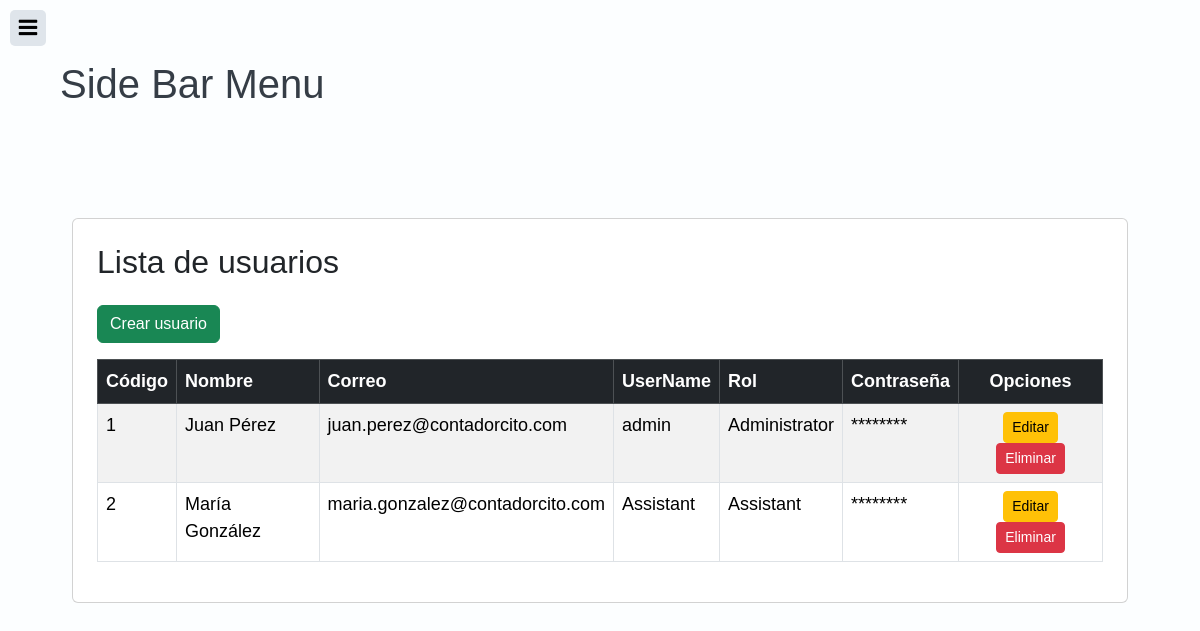
/views/user/user.php (signed in), run on the app's committed database.
### tables this page shows
CREATE TABLE users (
    user_id INT AUTO_INCREMENT PRIMARY KEY,
    name VARCHAR(100) NOT NULL,
    username VARCHAR(50) UNIQUE NOT NULL,
    password VARCHAR(255) NOT NULL,
    role ENUM('Administrator', 'Assistant') NOT NULL,
    email VARCHAR(100)
);

### controllers/UserController.php (called while the page is built, shortened)
<?php
require_once(dirname(__FILE__) . "/../config/config.php");
require_once(dirname(__FILE__) . "/../models/UserModel.php");
class UserController
{
    private $user;
    public function __construct()
    {
        $database = new Database();
        $this->db = $database->getConnection();
        $this->user = new UserModel($this->db);
    }
    public function index()
    {
        $result = $this->user->getAll();
        $users = $result->fetchAll(PDO::FETCH_ASSOC);
        include(dirname(__FILE__) . '/../views/user/index.php');
    }
}
?>

### config/config.php (called while the page is built, shortened)
<?php
class Database {
    private $host = "localhost";
    private $database = "ContadorcitoDB";
    private $user = "root";
    private $password = "123123";
    public function getConnection() {
        $this->conn = null;
        try {
            $this->conn = new PDO(
                "mysql:host=".$this->host.";dbname=".$this->database.";charset=utf8",
                $this->user,
                $this->password
            );
            $this->conn->setAttribute(PDO::ATTR_ERRMODE, PDO::ERRMODE_EXCEPTION);
        } catch(PDOException $ex) {
            error_log("Connection error: " . $ex->getMessage());
            die("Database connection failed.");
        }
        return $this->conn;
    }
}
?>

### models/UserModel.php (called while the page is built, shortened)
<?php
class UserModel {
    private $conn;
    private $table_name = "users";
    public function __construct($db) {
        $this->conn = $db;
    }
    public function getAll() {
        $query = "SELECT * FROM {$this->table_name}";
        $stmt = $this->conn->prepare($query);
        $stmt->execute();
        return $stmt;
    }
}
?>

### views/user/index.php (the view, shortened to what this page needs)
<?php
include '../template/header.php';
?>
<div class="container">
    <div class="card mt-5 p-4">
        <h2 class="mb-4">Lista de usuarios</h2>
        <div class="d-flex justify-content-between mb-3">
            <a href="?action=create" class="btn btn-success">Crear usuario</a>
        </div>
        <div class="table-responsive">
            <table id="genericTable" class="table table-striped table-bordered">
                <thead class="table-dark">
                    <tr>
                        <th scope="col">Código</th>
                        <th scope="col">Nombre</th>
                        <th scope="col">Correo</th>
                        <th scope="col">UserName</th>
                        <th scope="col">Rol</th>
                        <th scope="col">Contraseña</th>
                        <th scope="col" class="text-center">Opciones</th>
                    </tr>
                </thead>
                <tbody>
                    <?php foreach ($users as $user) : ?>
                        <tr>
                            <td><?= htmlspecialchars($user['user_id']); ?></td>
                            <td><?= htmlspecialchars($user['name']); ?></td>
                            <td><?= htmlspecialchars($user['email']); ?></td>
                            <td><?= htmlspecialchars($user['username']); ?></td>
                            <td><?= htmlspecialchars($user['role']); ?></td>
                            <td>
                                <span id="password-<?= $user['user_id'] ?>" class="password-value">********</span>
                                <button type="button" class="btn password-toggle" onclick="togglePassword(<?= $user['user_id'] ?>)">
                                </button>
                            </td>
                            <td class="text-center">
                                <a href="?action=edit&id=<?= $user['user_id'] ?>" class="btn btn-warning btn-sm">Editar</a>
                                <a href="?action=delete&id=<?= $user['user_id'] ?>" class="btn btn-danger btn-sm">Eliminar</a>
                            </td>
                        </tr>
                    <?php endforeach; ?>
                </tbody>
            </table>
        </div>
    </div>
</div>
<?php include '../template/footer.php'; ?>

### resources/index.css (style rules this page uses)
body { margin: 0; background: #556270; color: #353d46; font: 18px/27px 'Arial', sans-serif; }

### data on the page
users: user_id "1", name "Juan Pérez", email "juan.perez@contadorcito.com", username "admin", role "Administrator"
users: user_id "2", name "María González", email "maria.gonzalez@contadorcito.com", username "Assistant", role "Assistant"
